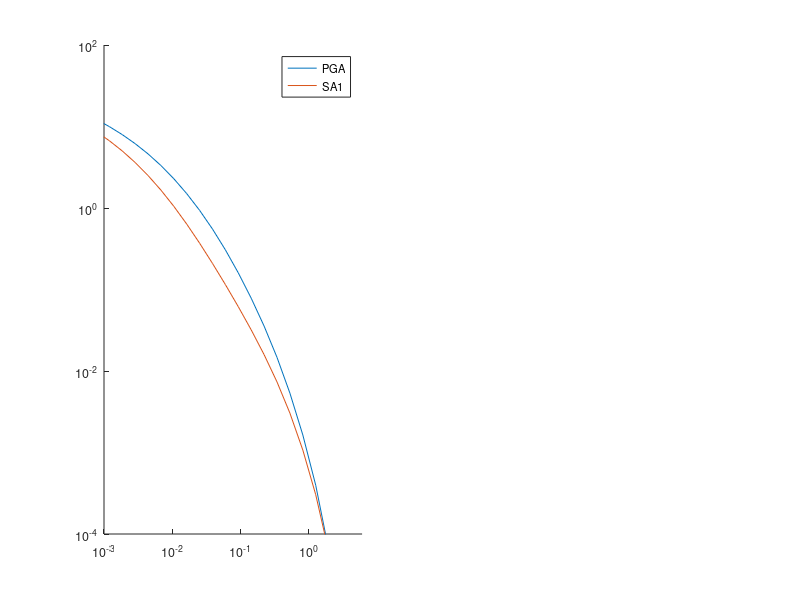

MATLAB code to generate this figure: (Note: this script raises an error after producing the figure.)
clearvars

PGA=[1.00E-05	37.51561135
1.54E-05	35.49606583
2.39E-05	33.15885665
3.69E-05	30.59869274
5.69E-05	27.90809459
8.80E-05	25.16647517
0.000135893	22.43257799
0.000209925	19.7437997
0.000324287	17.12362462
0.000500952	14.59770648
0.00077386	12.20238117
0.001195443	9.978644709
0.001846694	7.959533366
0.002852734	6.166768963
0.004406842	4.616506628
0.006807596	3.321955525
0.010516228	2.287542257
0.016245245	1.501623252
0.025095306	0.935884954
0.038766693	0.551456656
0.059885958	0.3061576
0.092510548	0.159792885
0.142908317	0.078157969
0.220761712	0.035530391
0.341027973	0.014686481
0.526812722	0.005342193
0.81380903	0.001641544
1.25715479	0.00039644
1.942025842	6.47E-05
3	2.95E-06];

SA1=[
1.00E-05	28.87975045
1.54E-05	27.49935453
2.39E-05	25.96108265
3.69E-05	24.24684437
5.69E-05	22.32747305
8.80E-05	20.19372191
0.000135893	17.88284051
0.000209925	15.4765774
0.000324287	13.07531746
0.000500952	10.76851435
0.00077386	8.624798225
0.001195443	6.695595485
0.001846694	5.019801448
0.002852734	3.621773396
0.004406842	2.506261724
0.006807596	1.659023704
0.010516228	1.049347814
0.016245245	0.635356256
0.025095306	0.370135394
0.038766693	0.208797173
0.059885958	0.114729764
0.092510548	0.061452692
0.142908317	0.031938166
0.220761712	0.01586439
0.341027973	0.007335298
0.526812722	0.003037283
0.81380903	0.001071276
1.25715479	0.000303231
1.942025842	6.16E-05
3	5.47E-06];

CAVdp=[0.01	25.21646447
0.015821461	23.86071799
0.025031864	22.48895732
0.039604067	21.10052996
0.062659421	19.68480692
0.099136361	18.22425558
0.156848211	16.705766
0.248156791	15.13371306
0.392620307	13.53324334
0.621182702	11.93958036
0.982801812	10.38050333
1.554936089	8.867978046
2.460136124	7.40684926
3.892294862	6.01256887
6.158179275	4.717846793
9.743139542	3.563682477
15.41507058	2.583543056
24.38889434	1.793159422
38.58679494	1.188538817
61.04994851	0.751261283
96.58994012	0.453803673
152.8194005	0.263956145
241.782624	0.149301006
382.5354442	0.082852697
605.2269748	0.045355864
957.5575194	0.024468371
1514.995929	0.012863203
2396.944955	0.006404673
3792.317198	0.002874277
6000	0.001092409];

CAV=[0.01	41.70655689
0.015821461	41.54151529
0.025031864	41.15668597
0.039604067	40.44662795
0.062659421	39.32628513
0.099136361	37.72632143
0.156848211	35.607267
0.248156791	32.99287064
0.392620307	29.97402949
0.621182702	26.67570105
0.982801812	23.22000789
1.554936089	19.70739258
2.460136124	16.23766953
3.892294862	12.93100192
6.158179275	9.905190341
9.743139542	7.24772835
15.41507058	5.026302899
24.38889434	3.28522777
38.58679494	2.020581202
61.04994851	1.172507236
96.58994012	0.646610017
152.8194005	0.342670116
241.782624	0.176240785
382.5354442	0.088489328
605.2269748	0.043278237
957.5575194	0.020454079
1514.995929	0.009110446
2396.944955	0.003604782
3792.317198	0.001155533
6000	2.67E-04];

close all
ax(1)=subplot(1,2,1);
hold on
plot(PGA(:,1),PGA(:,2))
plot(SA1(:,1),SA1(:,2))
set(gca,'xscale','log','yscale','log','xtick',10.^[-3:1:0],'xlim',[1e-3 6],'ylim',[1e-4 1e2],'fontsize',9,'ytick',10.^(-4:2:2),'XMinorTick','off','YMinorTick','off')
L=legend('PGA','SA1');L.Box='off';
L.Title.String='Montalva et al. 2017';
xlabel('PGA,SA1 (g)')
ylabel('MRE')
text(2e-4,100,'(a)')

ax(2)=subplot(1,2,2);
hold on
plot(CAVdp(:,1)/980.66,CAVdp(:,2)); %CAVdp 270 m/s
plot(CAV  (:,1)/980.66,CAV  (:,2)); %CAV   760 m/s
set(gca,'xscale','log','yscale','log','xtick',10.^[-3:1:0],'xlim',[1e-3 6],'ylim',[1e-4 1e2],'fontsize',9,'ytick',10.^(-4:2:2),'XMinorTick','off','YMinorTick','off')
L=legend('CAV','CAVdp');L.Box='off';
L.Title.String='Macedo et al. 2020';
xlabel('CAVdp,CAV (g\cdots)')
ylabel('MRE')
text(2e-4,100,'(b)')

set(gcf,'position',[ 403   421   747   245])
